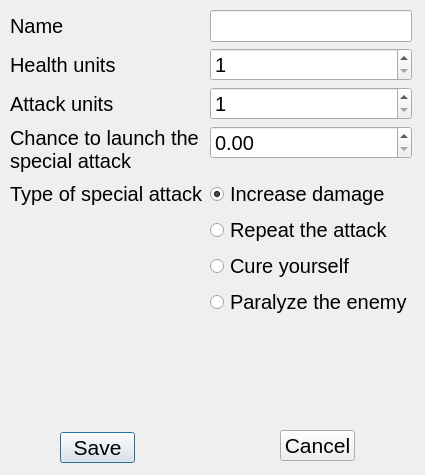
<?xml version="1.0" encoding="UTF-8"?>
<ui version="4.0">
 <class>AddWindow</class>
 <widget class="QDialog" name="AddWindow">
  <property name="geometry">
   <rect>
    <x>0</x>
    <y>0</y>
    <width>425</width>
    <height>475</height>
   </rect>
  </property>
  <property name="minimumSize">
   <size>
    <width>425</width>
    <height>475</height>
   </size>
  </property>
  <property name="maximumSize">
   <size>
    <width>425</width>
    <height>475</height>
   </size>
  </property>
  <property name="font">
   <font>
    <pointsize>13</pointsize>
   </font>
  </property>
  <property name="windowTitle">
   <string>Dialog</string>
  </property>
  <widget class="QWidget" name="formLayoutWidget">
   <property name="geometry">
    <rect>
     <x>10</x>
     <y>10</y>
     <width>402</width>
     <height>411</height>
    </rect>
   </property>
   <layout class="QFormLayout" name="formLayout">
    <item row="0" column="0">
     <widget class="QLabel" name="label">
      <property name="font">
       <font>
        <pointsize>15</pointsize>
       </font>
      </property>
      <property name="text">
       <string>Name</string>
      </property>
     </widget>
    </item>
    <item row="0" column="1">
     <widget class="QLineEdit" name="lineEditName">
      <property name="font">
       <font>
        <pointsize>15</pointsize>
       </font>
      </property>
      <property name="maxLength">
       <number>18</number>
      </property>
     </widget>
    </item>
    <item row="1" column="0">
     <widget class="QLabel" name="label_2">
      <property name="font">
       <font>
        <pointsize>15</pointsize>
       </font>
      </property>
      <property name="text">
       <string>Health units</string>
      </property>
     </widget>
    </item>
    <item row="1" column="1">
     <widget class="QSpinBox" name="spinBoxHP">
      <property name="font">
       <font>
        <pointsize>15</pointsize>
       </font>
      </property>
      <property name="minimum">
       <number>1</number>
      </property>
      <property name="maximum">
       <number>50000</number>
      </property>
     </widget>
    </item>
    <item row="2" column="0">
     <widget class="QLabel" name="label_3">
      <property name="font">
       <font>
        <pointsize>15</pointsize>
       </font>
      </property>
      <property name="text">
       <string>Attack units</string>
      </property>
     </widget>
    </item>
    <item row="2" column="1">
     <widget class="QSpinBox" name="spinBoxDamage">
      <property name="font">
       <font>
        <pointsize>15</pointsize>
       </font>
      </property>
      <property name="minimum">
       <number>1</number>
      </property>
      <property name="maximum">
       <number>1000</number>
      </property>
     </widget>
    </item>
    <item row="3" column="0">
     <widget class="QLabel" name="label_4">
      <property name="font">
       <font>
        <pointsize>15</pointsize>
       </font>
      </property>
      <property name="text">
       <string>Chance to launch the special attack</string>
      </property>
      <property name="wordWrap">
       <bool>true</bool>
      </property>
     </widget>
    </item>
    <item row="3" column="1">
     <widget class="QDoubleSpinBox" name="spinBoxChance">
      <property name="font">
       <font>
        <pointsize>15</pointsize>
       </font>
      </property>
      <property name="maximum">
       <double>1.000000000000000</double>
      </property>
      <property name="singleStep">
       <double>0.010000000000000</double>
      </property>
     </widget>
    </item>
    <item row="4" column="0">
     <widget class="QLabel" name="label_5">
      <property name="font">
       <font>
        <pointsize>15</pointsize>
       </font>
      </property>
      <property name="text">
       <string>Type of special attack</string>
      </property>
      <property name="wordWrap">
       <bool>false</bool>
      </property>
     </widget>
    </item>
    <item row="4" column="1">
     <widget class="QRadioButton" name="radioButtonIncrease">
      <property name="font">
       <font>
        <pointsize>15</pointsize>
       </font>
      </property>
      <property name="text">
       <string>Increase damage</string>
      </property>
      <property name="checked">
       <bool>true</bool>
      </property>
     </widget>
    </item>
    <item row="7" column="1">
     <widget class="QRadioButton" name="radioButtonParalize">
      <property name="font">
       <font>
        <pointsize>15</pointsize>
       </font>
      </property>
      <property name="text">
       <string>Paralyze the enemy</string>
      </property>
     </widget>
    </item>
    <item row="5" column="1">
     <widget class="QRadioButton" name="radioButtonRepeat">
      <property name="font">
       <font>
        <pointsize>15</pointsize>
       </font>
      </property>
      <property name="text">
       <string>Repeat the attack</string>
      </property>
     </widget>
    </item>
    <item row="6" column="1">
     <widget class="QRadioButton" name="radioButtonCure">
      <property name="font">
       <font>
        <pointsize>15</pointsize>
       </font>
      </property>
      <property name="text">
       <string>Cure yourself</string>
      </property>
     </widget>
    </item>
   </layout>
  </widget>
  <widget class="QPushButton" name="pushButtonSave">
   <property name="geometry">
    <rect>
     <x>60</x>
     <y>432</y>
     <width>75</width>
     <height>31</height>
    </rect>
   </property>
   <property name="font">
    <font>
     <pointsize>16</pointsize>
    </font>
   </property>
   <property name="text">
    <string>Save</string>
   </property>
  </widget>
  <widget class="QPushButton" name="pushButtonCancel">
   <property name="geometry">
    <rect>
     <x>280</x>
     <y>430</y>
     <width>75</width>
     <height>31</height>
    </rect>
   </property>
   <property name="font">
    <font>
     <pointsize>16</pointsize>
    </font>
   </property>
   <property name="text">
    <string>Cancel</string>
   </property>
  </widget>
 </widget>
 <resources/>
 <connections/>
</ui>
